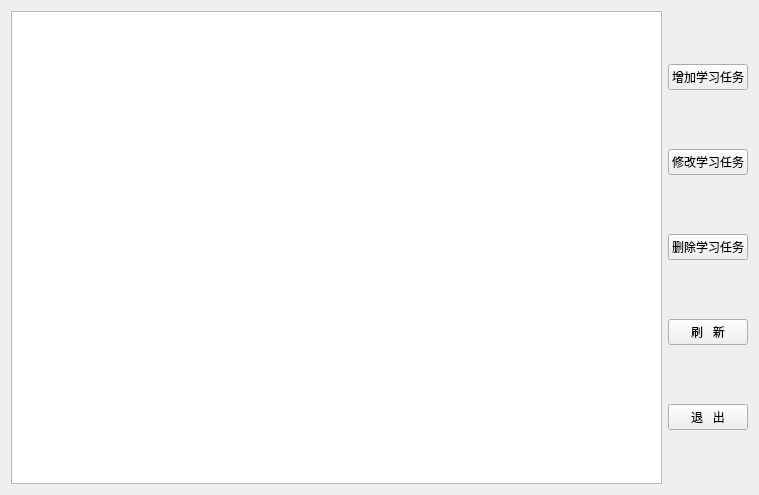
<?xml version="1.0" encoding="UTF-8"?>
<ui version="4.0">
 <class>study_task_list</class>
 <widget class="QWidget" name="study_task_list">
  <property name="geometry">
   <rect>
    <x>0</x>
    <y>0</y>
    <width>759</width>
    <height>495</height>
   </rect>
  </property>
  <property name="windowTitle">
   <string>学习任务库</string>
  </property>
  <property name="styleSheet">
   <string notr="true">font: 14pt &quot;宋体&quot;;</string>
  </property>
  <layout class="QGridLayout" name="gridLayout">
   <item row="0" column="0">
    <layout class="QHBoxLayout" name="horizontalLayout">
     <item>
      <widget class="QTableView" name="tableView"/>
     </item>
     <item>
      <layout class="QVBoxLayout" name="verticalLayout">
       <item>
        <widget class="QPushButton" name="pushButtonadd">
         <property name="text">
          <string>增加学习任务</string>
         </property>
        </widget>
       </item>
       <item>
        <widget class="QPushButton" name="pushButtonmodify">
         <property name="text">
          <string>修改学习任务</string>
         </property>
        </widget>
       </item>
       <item>
        <widget class="QPushButton" name="pushButtondel">
         <property name="text">
          <string>删除学习任务</string>
         </property>
        </widget>
       </item>
       <item>
        <widget class="QPushButton" name="pushButtonrefresh">
         <property name="text">
          <string>刷   新</string>
         </property>
        </widget>
       </item>
       <item>
        <widget class="QPushButton" name="pushButtonquit">
         <property name="text">
          <string>退   出</string>
         </property>
        </widget>
       </item>
      </layout>
     </item>
    </layout>
   </item>
  </layout>
 </widget>
 <resources/>
 <connections/>
</ui>
